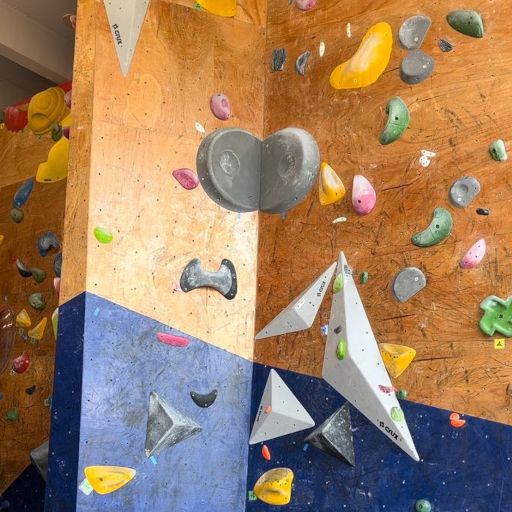
#> input picture transformacao_perspectiva_v2/img8.png, 512 x 512 px
$ python perspectiva.py
#> lines starting #> are read from the running program, lines starting #| are printed output that depends on the picture
import cv2
import numpy as np
import math

# Carrega a imagem
img = cv2.imread('img8.png')
#> img is the input picture: shape (512, 512, 3); mean B, G, R 98.1, 127.2, 158.9
if img is None:
    raise FileNotFoundError("Imagem não encontrada!")
h, w = img.shape[:2]
#> h = 512; w = 512

# Define o plano da imagem no espaço 3D (centralizado na origem)
image_plane = np.array([
    [-w/2,  h/2, 0],  # top-left
    [ w/2,  h/2, 0],  # top-right
    [ w/2, -h/2, 0],  # bottom-right
    [-w/2, -h/2, 0],  # bottom-left
], dtype=np.float32)

# Parâmetros da câmera
camera_pos = np.array([0.0, 0.0, 1000.0], dtype=np.float32)
yaw = 0.0   # Rotação em torno do eixo Y (esquerda/direita)
pitch = 0.0 # Rotação em torno do eixo X (cima/baixo)
focal_length = 1000

def get_view_matrix(yaw, pitch):
    """Gera uma matriz de rotação a partir do yaw e pitch da câmera"""
    cos_y = math.cos(yaw)
    sin_y = math.sin(yaw)
    cos_p = math.cos(pitch)
    sin_p = math.sin(pitch)

    # Rotação composta: primeiro pitch, depois yaw
    R = np.array([
        [cos_y, sin_y * sin_p, sin_y * cos_p],
        [0,     cos_p,         -sin_p],
        [-sin_y, cos_y * sin_p, cos_y * cos_p]
    ], dtype=np.float32)

    return R

def project_point(P, C, R):
    """
    Projeta um ponto 3D P com base na posição da câmera C e rotação R
    """
    relative = P - C
    view = R @ relative  # aplica rotação
    if view[2] == 0:
        view[2] = 1e-5  # evita divisão por zero
    x = focal_length * view[0] / view[2]
    y = focal_length * view[1] / view[2]
    return np.array([x + w/2, y + h/2], dtype=np.float32)

def project_all(pts3D, C, R):
    return np.array([project_point(p, C, R) for p in pts3D], dtype=np.float32)

# Controles
print("Movimento: W/S = cima/baixo | A/D = esquerda/direita | Q/E = aproxima/afasta")
print("Rotação: I/K = olhar cima/baixo | J/L = olhar esquerda/direita | ESC para sair")

while True:
    R = get_view_matrix(yaw, pitch)
    projected_pts = project_all(image_plane, camera_pos, R)
#> projected_pts = [[512, 0], [0, 0], [0, 512], [512, 512]]

    # Verifica se os pontos são válidos
    if np.any(np.isnan(projected_pts)) or np.any(np.isinf(projected_pts)):
        print("Câmera em posição inválida. Ajuste a posição.")
        break

    dst_pts = np.array([
        [0, 0],
        [w - 1, 0],
        [w - 1, h - 1],
        [0, h - 1]
    ], dtype=np.float32)
#> dst_pts = [[0, 0], [511, 0], [511, 511], [0, 511]]

    # Projeta a imagem no plano com perspectiva
    M = cv2.getPerspectiveTransform(dst_pts, projected_pts)
    scene = np.zeros((800, 1200, 3), dtype=np.uint8)
    cv2.warpPerspective(img, M, (scene.shape[1], scene.shape[0]), dst=scene, borderMode=cv2.BORDER_TRANSPARENT)
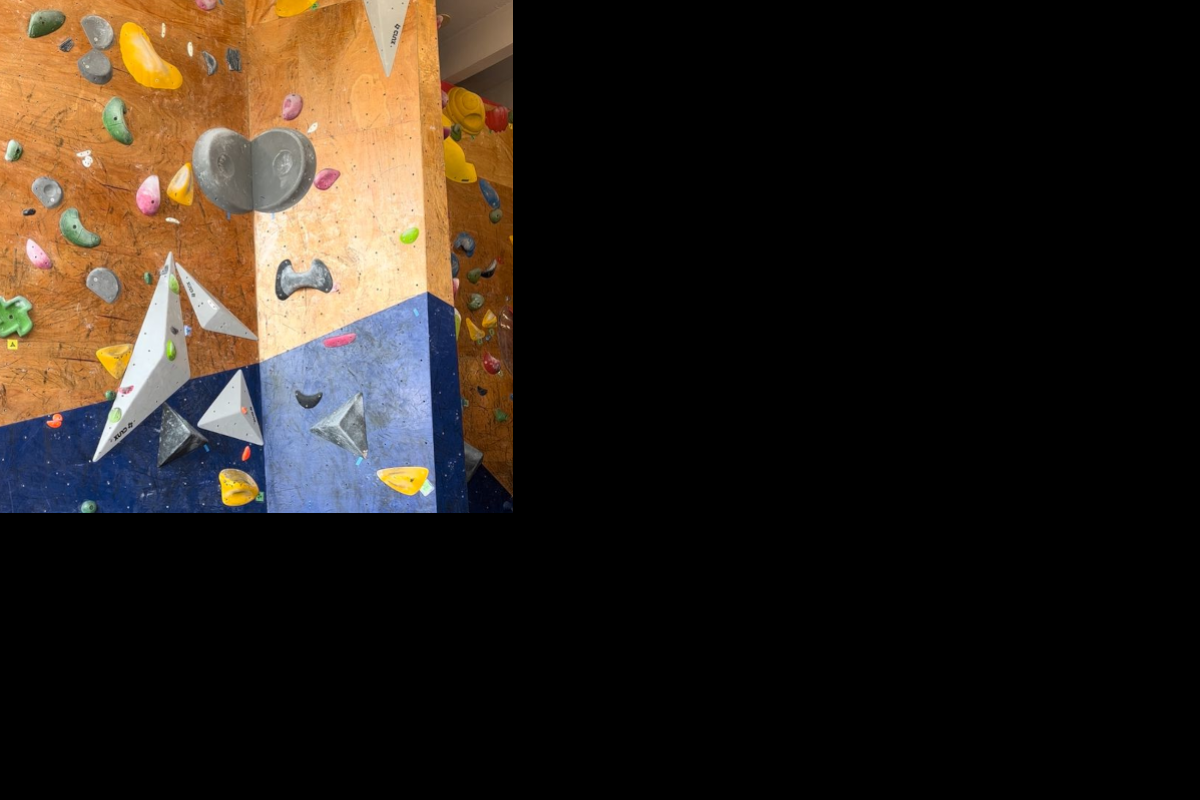
#> scene: shape (800, 1200, 3); mean B, G, R 26.9, 34.9, 43.5

    # Mostra a cena renderizada
    cv2.imshow("Cena 3D com Rotacao", scene)

    key = cv2.waitKey(30) & 0xFF
#> (key q is pressed here)
    if key == 27:
        break
    elif key == ord('w'):
        camera_pos[1] += 20
    elif key == ord('s'):
        camera_pos[1] -= 20
    elif key == ord('a'):
        camera_pos[0] -= 20
    elif key == ord('d'):
        camera_pos[0] += 20
    elif key == ord('q'):
        camera_pos[2] += 20
    elif key == ord('e'):
        camera_pos[2] -= 20
    elif key == ord('j'):
        yaw -= 0.05
    elif key == ord('l'):
        yaw += 0.05
    elif key == ord('i'):
        pitch += 0.05
    elif key == ord('k'):
        pitch -= 0.05

cv2.destroyAllWindows()
